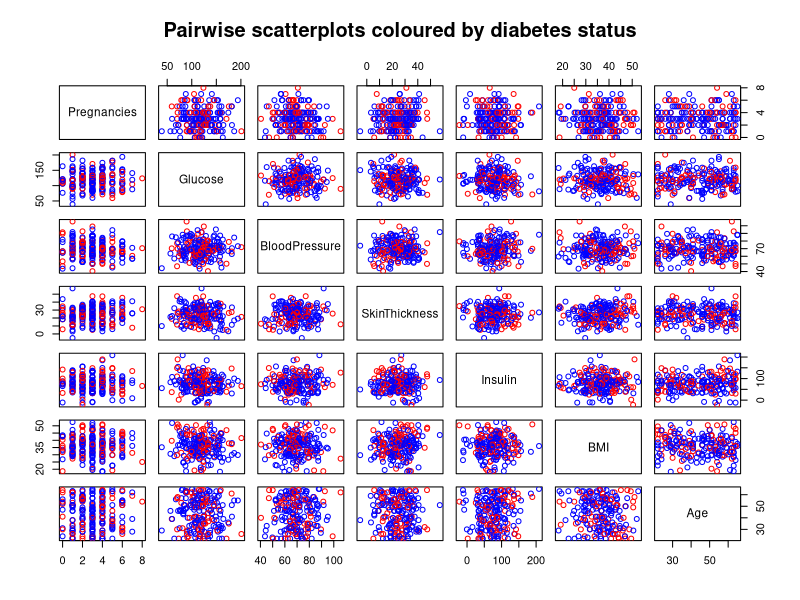
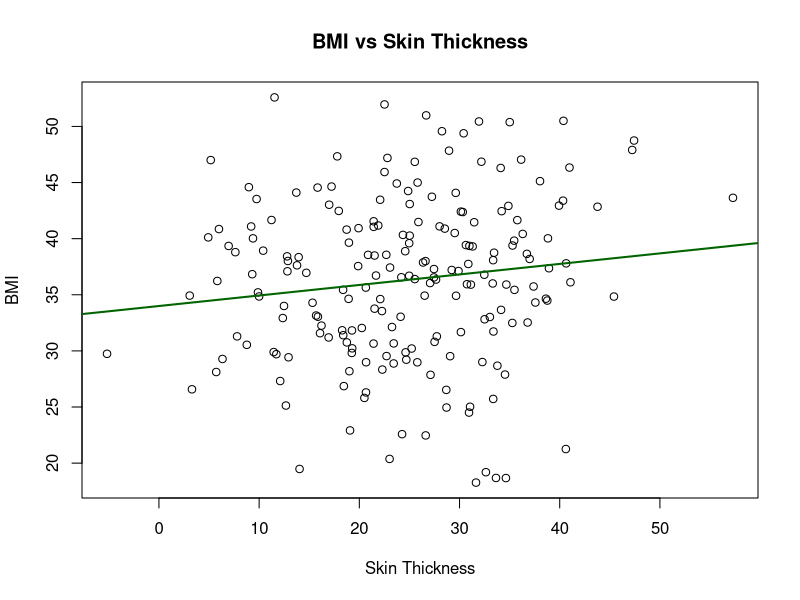
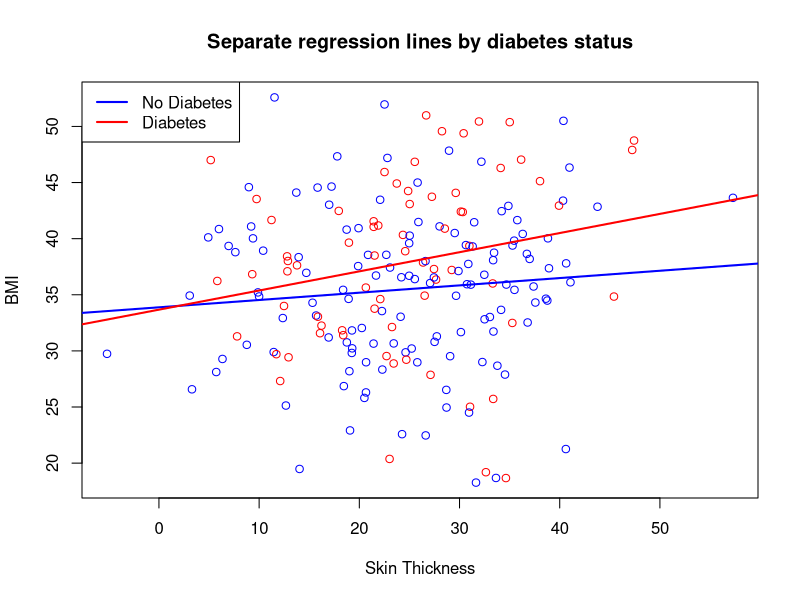

The R source for these figures, in order:
## =========================================================
## MASH tutoring prep — Eleanor (MBChB Y3)
## Dummy data mimicking Pima Diabetes dataset structure
## =========================================================

set.seed(42)
n <- 200
diabetes_data <- data.frame(
  Pregnancies   = rpois(n, 3),
  Glucose       = rnorm(n, 120, 30),
  BloodPressure = rnorm(n, 70, 12),
  SkinThickness = rnorm(n, 25, 10),
  Insulin       = rnorm(n, 80, 40),
  BMI           = rnorm(n, 32, 6),
  Age           = round(runif(n, 21, 65)),
  Outcome       = rbinom(n, 1, 0.35)   # 0 = no diabetes, 1 = diabetes
)
diabetes_data$BMI <- diabetes_data$BMI + 0.15*diabetes_data$SkinThickness +
  3*diabetes_data$Outcome + rnorm(n, 0, 3)  # build in a real relationship

## ---------------------------------------------------------
## Appt 1: import, dimensions, pairs() coloured by Outcome
## ---------------------------------------------------------
dim(diabetes_data)
pairs(diabetes_data[ , !(names(diabetes_data) %in% "Outcome")],
      col = ifelse(diabetes_data$Outcome == 1, "red", "blue"),
      main = "Pairwise scatterplots coloured by diabetes status")

## ---------------------------------------------------------
## Appt 3: simple linear model, BMI ~ SkinThickness
## ---------------------------------------------------------
model_simple <- lm(BMI ~ SkinThickness, data = diabetes_data)
summary(model_simple)

plot(diabetes_data$SkinThickness, diabetes_data$BMI,
     xlab = "Skin Thickness", ylab = "BMI",
     main = "BMI vs Skin Thickness")
abline(model_simple, col = "darkgreen", lwd = 2)

## ---------------------------------------------------------
## Appt 4: multiple linear regression, R^2 vs adj R^2,
##         factor / binary predictors
## ---------------------------------------------------------
diabetes_data$Outcome_factor <- factor(diabetes_data$Outcome,
                                        labels = c("No Diabetes", "Diabetes"))

model_multi <- lm(BMI ~ SkinThickness + Age + Outcome_factor,
                   data = diabetes_data)
summary(model_multi)   # compare Multiple R-squared vs Adjusted R-squared

## ---------------------------------------------------------
## Appt 5 / TODAY: subset by diabetes status, separate fits,
##         compare R^2, then add diabetes as a predictor
## ---------------------------------------------------------
no_diabetes  <- subset(diabetes_data, Outcome == 0)
yes_diabetes <- subset(diabetes_data, Outcome == 1)

fit_no  <- lm(BMI ~ SkinThickness, data = no_diabetes)
fit_yes <- lm(BMI ~ SkinThickness, data = yes_diabetes)

summary(fit_no)$r.squared
summary(fit_yes)$r.squared

plot(diabetes_data$SkinThickness, diabetes_data$BMI,
     col = ifelse(diabetes_data$Outcome == 1, "red", "blue"),
     xlab = "Skin Thickness", ylab = "BMI",
     main = "Separate regression lines by diabetes status")
abline(fit_no,  col = "blue", lwd = 2)
abline(fit_yes, col = "red",  lwd = 2)
legend("topleft", legend = c("No Diabetes", "Diabetes"),
       col = c("blue", "red"), lwd = 2)

## Diabetes status as an ADDITIVE predictor (same slope, different intercept)
model_additive <- lm(BMI ~ SkinThickness + Outcome_factor, data = diabetes_data)
summary(model_additive)

## ---------------------------------------------------------
## LIKELY NEXT QUESTION TODAY: do the slopes actually differ?
## -> Interaction term (different slope AND intercept per group)
## ---------------------------------------------------------
model_interaction <- lm(BMI ~ SkinThickness * Outcome_factor, data = diabetes_data)
summary(model_interaction)

## Formal test: does adding the interaction improve the model?
anova(model_additive, model_interaction)

## Visual: interaction model reproduces the two separate-fit lines
## (compare model_interaction coefficients to fit_no / fit_yes coefficients)

## ---------------------------------------------------------
## ALSO STILL OUTSTANDING (flagged after Appt 4): binary DV
## i.e. logistic regression, Outcome ~ predictors
## ---------------------------------------------------------
model_logistic <- glm(Outcome ~ BMI + Age + SkinThickness,
                       data = diabetes_data, family = binomial)
summary(model_logistic)
exp(coef(model_logistic))  # odds ratios, often the more intuitive interpretation for clinicians
